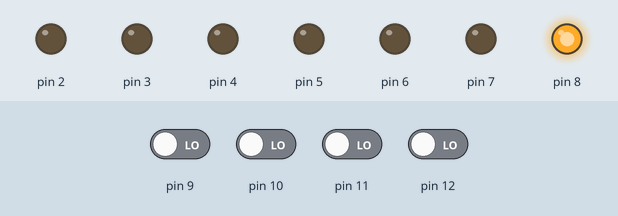
This sketch was run on a simulated Arduino Uno, built with avr-gcc and run on an emulated ATmega328P. Parts: output pins drawn as LEDs (lit = HIGH). Inputs (shaded band) come from the test bench; at power-on: pin 9–12 LOW.

Above: at 1.2 s.
1.3 s: pin 9 driven HIGH
At 2.5 s:
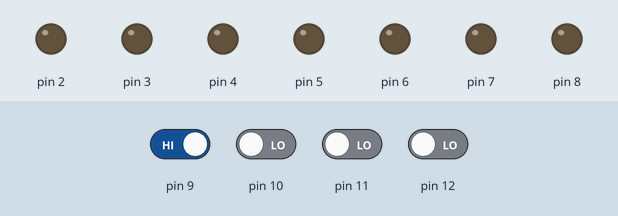
2.8 s: pin 12 driven HIGH
At 3.6 s:
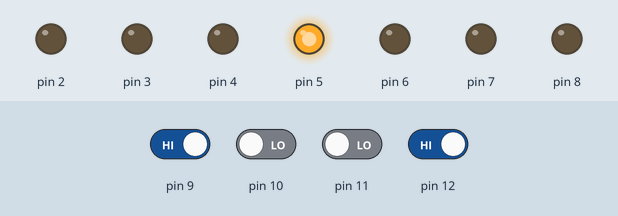
4.3 s: pin 11 driven HIGH
At 4.8 s:
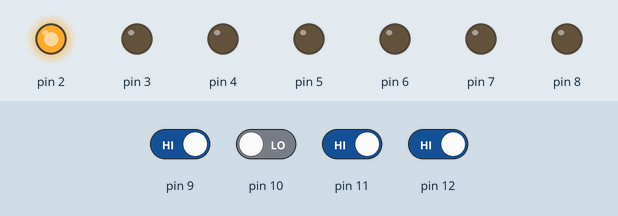
5.8 s: pin 9 driven LOW
At 7.0 s:
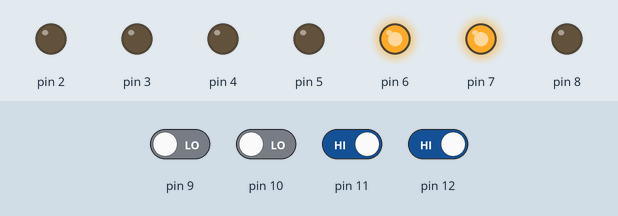
7.3 s: pin 10 driven HIGH
At 8.2 s:
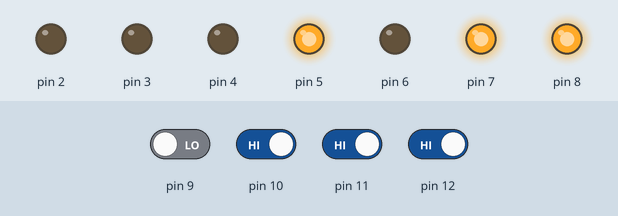
8.8 s: pin 11 driven LOW
At 9.4 s:
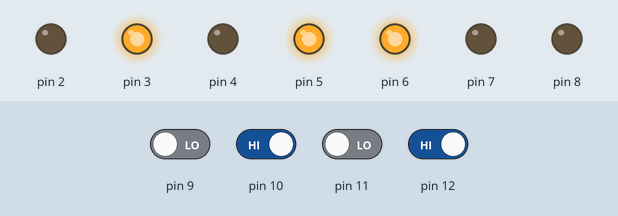
Timing chart, 0 to 11.3 s (numbered marks = the images above; inputs shaded):
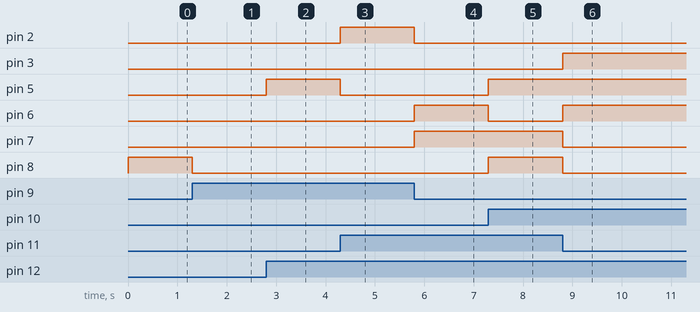

The sketch:

3.5.ino
```cpp
#include <Arduino.h>
//Declaring all variables as integers
int A,B,C,D,a,b,c,d,e,f,g;

//Code released under GNU GPL.  Free to use for anything.
void disp_7447(int A,int B,int C,int D)
{

  a=(!A&&!B&&!C&&D) || (A&&!B&&C&&D);
  b=(!A&&B&&!C&&D) || (!A&&B&&C&&!D);
  c=(!A&&!B&&C&&!D);
  d=(!A&&!B&&!C&&D) || (!A&&B&&C&&D) || (A&&!B&&!C&&D) || (!A&&B&&!C&&D);
  e=(!A&&!B&&!C&&D) || (!A&&!B&&C&&D) || (!A&&B&&C&&!D) || (!A&&B&&!C&&D);
  f=(!A&&!B&&!C&&D) || (!A&&!B&&C&&!D) || (!A&&!B&&C&&D) || (!A&&B&&C&&D);
  g=(!A&&!B&&!C&&!D) || (!A&&!B&&!C&&D) || (!A&&B&&C&&D);
  digitalWrite(2, a); //LSB
  digitalWrite(3, b);
  digitalWrite(4, c);
  digitalWrite(5, d);
  digitalWrite(6, e);
  digitalWrite(7, f);
  digitalWrite(8, g); //MSB

}
// the setup function runs once when you press reset or power the board
void setup() {
    pinMode(2, OUTPUT);
    pinMode(3, OUTPUT);
    pinMode(4, OUTPUT);
    pinMode(5, OUTPUT);
    pinMode(6, OUTPUT);
    pinMode(7, OUTPUT);
    pinMode(8, OUTPUT);
    pinMode(9, INPUT);
    pinMode(10, INPUT);
    pinMode(11, INPUT);
    pinMode(12, INPUT);

}

// the loop function runs over and over again forever
void loop() {
 A= digitalRead(9);
 B= digitalRead(10);
 C= digitalRead(11);
 D= digitalRead(12);
disp_7447(A,B,C,D);
}
```

3.1.cpp
```cpp
#include <Arduino.h>
void disp_7447(int D, int C, int B, int A)
{
  digitalWrite(2, A); //LSB
  digitalWrite(3, B);
  digitalWrite(4, C);
  digitalWrite(5, D); //MSB

}
// the setup function runs once when you press reset or power the board
void setup() {
    pinMode(2, OUTPUT);
    pinMode(3, OUTPUT);
    pinMode(4, OUTPUT);
    pinMode(5, OUTPUT);
}

// the loop function runs over and over again forever
void loop() {
disp_7447(0,0,0,1);
}
```

3.2.cpp
```cpp
#include <Arduino.h>
//Declaring all variables as integers
int Z=0,Y=0,X=1,W=1;
int D,C,B,A;

//Code released under GNU GPL.  Free to use for anything.
void disp_7447(int D, int C, int B, int A)
{
  digitalWrite(2, A); //LSB
  digitalWrite(3, B);
  digitalWrite(4, C);
  digitalWrite(5, D); //MSB

}
// the setup function runs once when you press reset or power the board
void setup() {
    pinMode(2, OUTPUT);
    pinMode(3, OUTPUT);
    pinMode(4, OUTPUT);
    pinMode(5, OUTPUT);
}

// the loop function runs over and over again forever
void loop() {
  A=!W;
  B=(W&&!X&&!Y&&!Z) || (!W&&X&&!Y&&!Z) || (W&&!X&&Y&&!Z) || (!W&&X&&Y&&!Z);
  C=(W&&X&&!Y&&!Z) || (!W&&!X&&Y&&!Z) || (W&&!X&&Y&&!Z) || (!W&&X&&Y&&!Z);
  D = (W&&X&&Y&&!Z)||(!W&&!X&&!Y&&Z);

disp_7447(D,C,B,A);
}
//&& is the AND operation
// || is the OR operation
// ! is the NOT operation
```

3.3.cpp
```cpp
#include <Arduino.h>
//Declaring all variables as integers
int Z=0,Y=1,X=0,W=1;
int D,C,B,A;

//Code released under GNU GPL.  Free to use for anything.
void disp_7447(int D, int C, int B, int A)
{
  digitalWrite(2, A); //LSB
  digitalWrite(3, B);
  digitalWrite(4, C);
  digitalWrite(5, D); //MSB

}
// the setup function runs once when you press reset or power the board
void setup() {
    pinMode(2, OUTPUT);
    pinMode(3, OUTPUT);
    pinMode(4, OUTPUT);
    pinMode(5, OUTPUT);
    pinMode(6, INPUT);
    pinMode(7, INPUT);
    pinMode(8, INPUT);
    pinMode(9, INPUT);
}

// the loop function runs over and over again forever
void loop() {

 /* digitalWrite(6, W); //LSB
  digitalWrite(7, X);
  digitalWrite(8, Y);
  digitalWrite(9, Z);*/
  A=!W;
  B=(W&&!X&&!Y&&!Z) || (!W&&X&&!Y&&!Z) || (W&&!X&&Y&&!Z) || (!W&&X&&Y&&!Z);
  C=(W&&X&&!Y&&!Z) || (!W&&!X&&Y&&!Z) || (W&&!X&&Y&&!Z) || (!W&&X&&Y&&!Z);
  D = (W&&X&&Y&&!Z)||(!W&&!X&&!Y&&Z);

disp_7447(D,C,B,A);
}
//&& is the AND operation
// || is the OR operation
// ! is the NOT operation
```

decade.cpp
```cpp
#include <Arduino.h>

int Z,Y,X,W;   //Declaring all variables as integers
int A,B,C,D;

//Code released under GNU GPL.  Free to use for anything.
void disp_7447(int D, int C, int B, int A)
{
  digitalWrite(2, A); //LSB
  digitalWrite(3, B);
  digitalWrite(4, C);
  digitalWrite(5, D); //MSB

}

// the setup function runs once when you press reset or power the board
void setup() {
    pinMode(13, OUTPUT);
    pinMode(2, OUTPUT);
    pinMode(3, OUTPUT);
    pinMode(4, OUTPUT);
    pinMode(5, OUTPUT);
    pinMode(6, INPUT);
    pinMode(7, INPUT);
    pinMode(8, INPUT);
    pinMode(9, INPUT);

}

// the loop function runs over and over again forever
void loop() {

digitalWrite(13, HIGH);   // turn the LED on (HIGH is the voltage level)
delay(100);             // wait for a second

W = digitalRead(6);//LSB
X = digitalRead(7);
Y = digitalRead(8);
Z = digitalRead(9);//MSB

A=(!W&&!X&&!Y&&!Z) || (!W&&X&&!Y&&!Z) || (!W&&!X&&Y&&!Z) || (!W&&!X&&!Y&&Z) || (!W&&X&&Y&&!Z);
B=(W&&!X&&!Y&&!Z) || (!W&&X&&!Y&&!Z) || (W&&!X&&Y&&!Z) || (!W&&X&&Y&&!Z);
C=(W&&X&&!Y&&!Z) || (!W&&!X&&Y&&!Z) || (W&&!X&&Y&&!Z) || (!W&&X&&Y&&!Z);
D=(W&&X&&Y&&!Z)||(!W&&!X&&!Y&&Z);

digitalWrite(13, LOW);    // turn the LED off by making the voltage LOW
delay(1000);             // wait for a second

disp_7447(D,C,B,A);
}
```

main.cpp
```cpp
#include <Arduino.h>
void sevenseg(int a,int b,int c,int d,int e,int f,int g)
{
  digitalWrite(2, a);
  digitalWrite(3, b);
  digitalWrite(4, c);
  digitalWrite(5, d);
  digitalWrite(6, e);
  digitalWrite(7, f);
  digitalWrite(8, g);
}
void setup()
{
    pinMode(2, OUTPUT);
    pinMode(3, OUTPUT);
    pinMode(4, OUTPUT);
    pinMode(5, OUTPUT);
    pinMode(6, OUTPUT);
    pinMode(7, OUTPUT);
    pinMode(8, OUTPUT);
}
void loop()
{
sevenseg(1,0,0,1,1,1,1);
delay(1000);
sevenseg(0,0,1,0,0,1,0);
delay(1000);
sevenseg(0,0,0,0,1,1,0);
delay(1000);
sevenseg(1,0,0,1,1,0,0);
delay(1000);
sevenseg(0,1,0,0,1,0,0);
delay(1000);
sevenseg(0,1,0,0,0,0,0);
delay(1000);
sevenseg(0,0,0,1,1,1,1);
delay(1000);
sevenseg(0,0,0,0,0,0,0);
delay(1000);
sevenseg(0,0,0,0,1,0,0);
delay(1000);
sevenseg(0,0,0,0,0,0,1);
delay(1000);
}
```

seven-seg.cpp
```cpp
#include <Arduino.h>
void sevenseg(int a,int b,int c,int d,int e,int f,int g)
{
  digitalWrite(2, a);
  digitalWrite(3, b);
  digitalWrite(4, c);
  digitalWrite(5, d);
  digitalWrite(6, e);
  digitalWrite(7, f);
  digitalWrite(8, g);
}
void setup()
{
    pinMode(2, OUTPUT);
    pinMode(3, OUTPUT);
    pinMode(4, OUTPUT);
    pinMode(5, OUTPUT);
    pinMode(6, OUTPUT);
    pinMode(7, OUTPUT);
    pinMode(8, OUTPUT);
}
void loop()
{
sevenseg(1,0,0,1,1,1,1);
delay(1000);
sevenseg(0,0,1,0,0,1,0);
delay(1000);
sevenseg(0,0,0,0,1,1,0);
delay(1000);
sevenseg(1,0,0,1,1,0,0);
delay(1000);
sevenseg(0,1,0,0,1,0,0);
delay(1000);
sevenseg(0,1,0,0,0,0,0);
delay(1000);
sevenseg(0,0,0,1,1,1,1);
delay(1000);
sevenseg(0,0,0,0,0,0,0);
delay(1000);
sevenseg(0,0,0,0,1,0,0);
delay(1000);
sevenseg(0,0,0,0,0,0,1);
delay(1000);
}
```

Measured:
- after the input at 1.3 s, pin 8: HIGH → LOW at once
- after the input at 2.8 s, pin 5: LOW → HIGH at once
- after the input at 4.3 s, pin 2: LOW → HIGH at once; pin 5: HIGH → LOW at once
- after the input at 5.8 s, pin 2: HIGH → LOW at once; pin 6, pin 7: LOW → HIGH at once
- after the input at 7.3 s, pin 5, pin 8: LOW → HIGH at once; pin 6: HIGH → LOW at once
- after the input at 8.8 s, pin 3, pin 6: LOW → HIGH at once; pin 7, pin 8: HIGH → LOW at once
